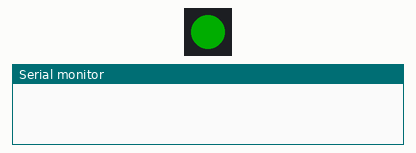
This sketch was run on a simulated Arduino Mega 2560, built with avr-gcc and run on an emulated ATmega2560. Parts: 1 RGB LEDs in strip order, left to right, the last lines printed to the serial monitor. Dim RGB values are drawn brighter than linear.

Above: at 0.2 s.
At 1.7 s:
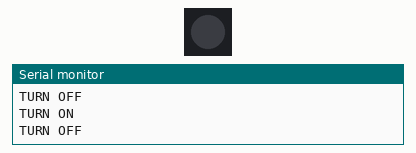
Timing chart, 0 to 3.0 s (numbered marks = the images above):
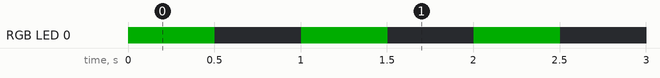

The sketch:

RGB-Blink.ino
```cpp
/********************************************
 *
 *  RGB Blink sample using FastLED library
 *  by Sukesh Ashok Kumar
 *
 ********************************************/
#include <FastLED.h>

//#define TINY_S3
//#define FEATHER_S3
#define PRO_S3

#ifdef TINY_S3
  #define DATA_PIN 18
  #define POWER_PIN 17
#endif

#ifdef FEATHER_S3
  #define DATA_PIN 40
  //#define POWER_PIN 17
#endif

#ifdef PRO_S3
  #define DATA_PIN 18
  #define POWER_PIN 17
#endif

// How many leds in your strip?
#define NUM_LEDS 1

// Define the array of leds
CRGB leds[NUM_LEDS];

#define BRIGHTNESS 100

void setup() {

  Serial.begin (115200);
  Serial.println ();

  FastLED.addLeds<NEOPIXEL, DATA_PIN>(leds, NUM_LEDS);  // GRB ordering is assumed

#if defined(TINY_S3) || defined(PRO_S3)
  // Enable RGB LED
  pinMode(POWER_PIN, OUTPUT);
  digitalWrite(POWER_PIN, HIGH);
#endif

  FastLED.setBrightness(BRIGHTNESS);

}

void loop() {
  // Turn the LED on, then pause
  leds[0] = CRGB::Green;

  FastLED.show();
  delay(500);

  Serial.println("TURN OFF");

  // Now turn the LED off, then pause
  leds[0] = CRGB::Black;
  FastLED.show();
  delay(500);

  Serial.println("TURN ON");
}
```

Measured:
- by itself, RGB LED 0: alternates RGB(0, 50, 0) for 0.50 s and off for 0.50 s
